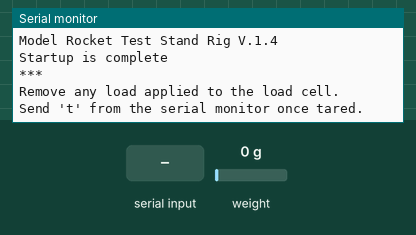
This sketch was run on a simulated ESP8266 (NodeMCU). Parts: the last lines printed to the serial monitor. Inputs (shaded band) come from the test bench; at power-on: weight on the scale 0 g. EEPROM starts erased.

Above: at 3.2 s.
3.3 s: "t90\n" received over Serial
At 4.4 s:
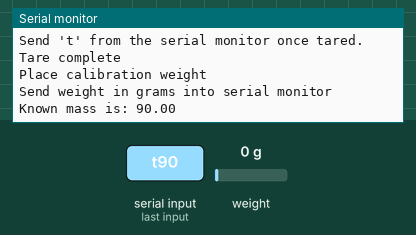
4.8 s: "y90\n" received over Serial
At 5.06 s:
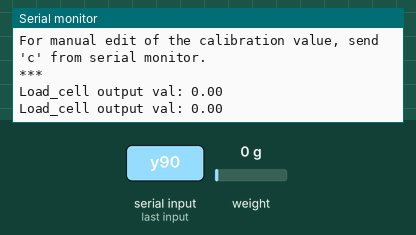
6.4 s: "c90\n" received over Serial
At 7.1 s:
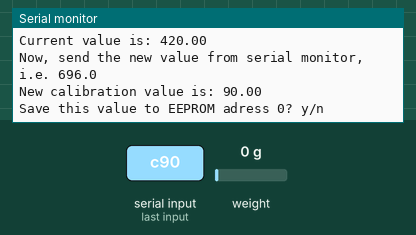
7.9 s: "y,45\n" received over Serial
At 8.11 s:
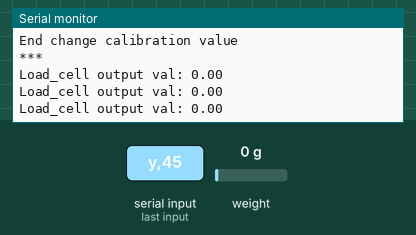
9.4 s: weight on the scale set to 100 g
At 9.41 s:
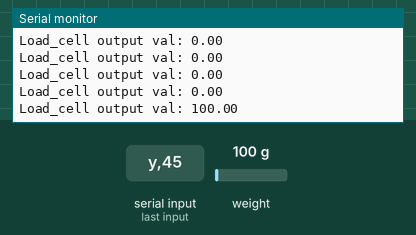
10.9 s: weight on the scale set to 1250 g
At 10.91 s:
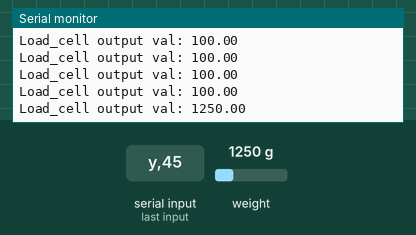
Timing chart, 0 to 13.4 s (numbered marks = the images above; inputs shaded):
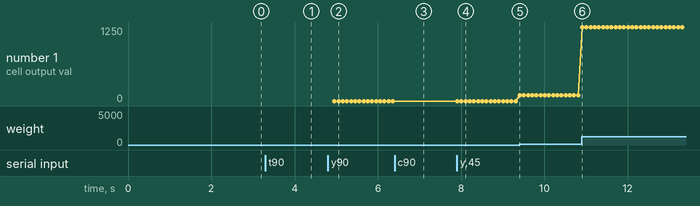

The sketch:

Calibration21.ino
```cpp
// New Mexico Rocketry Reviews: Model Rocket Motor Test Stand Code V.2.4. For reuse, please fill out the contact form at https://sites.google.com/view/rocketryreviews/home
//Make sure to subscribe to our YouTube channel at:https://www.youtube.com/channel/UC0VazqJrUQiJGd_Tedn47zA?view_as=subscriber
//If you enjoyed the guide, please consider joining our Patreon membership program at: https://www.patreon.com/rocket_reviews


#include <HX711_ADC.h>
#include <EEPROM.h>

//pins:
const int HX711_dout = 8; //mcu > HX711 dout pin
const int HX711_sck = 9; //mcu > HX711 sck pin

//HX711 constructor:
HX711_ADC LoadCell(HX711_dout, HX711_sck);

const int calVal_eepromAdress = 0;
long t;

void setup() {
  Serial.begin(57600); delay(10);
  Serial.println();
  Serial.println("Model Rocket Test Stand Rig V.1.4");

  LoadCell.begin();
  long stabilizingtime = 2000;
  boolean _tare = false;
  LoadCell.start(stabilizingtime, _tare);
  if (LoadCell.getTareTimeoutFlag() || LoadCell.getSignalTimeoutFlag()) {
    Serial.println("Timeout, check MCU>HX711 wiring and pin designations");
    while (1);
  }
  else {
    LoadCell.setCalFactor(1.0); // user set calibration value (float), initial value 1.0 may be used for this sketch
    Serial.println("Startup is complete");
  }
  while (!LoadCell.update());
  calibrate(); //start calibration procedure
}

void loop() {
  static boolean newDataReady = 0;
  const int serialPrintInterval = 0; //increase value to slow down serial print activity

  if (LoadCell.update()) newDataReady = true;

  // get smoothed value from the dataset:
  if (newDataReady) {
    if (millis() > t + serialPrintInterval) {
      float i = LoadCell.getData();
      Serial.print("Load_cell output val: ");
      Serial.println(i);
      newDataReady = 0;
      t = millis();
    }
  }

  // receive command from serial terminal
  if (Serial.available() > 0) {
    float i;
    char inByte = Serial.read();
    if (inByte == 't') LoadCell.tareNoDelay(); //tare
    else if (inByte == 'r') calibrate(); //calibrate
    else if (inByte == 'c') changeSavedCalFactor(); //edit calibration value manually
  }

  // check if last tare operation is complete
  if (LoadCell.getTareStatus() == true) {
    Serial.println("Tare complete");
  }

}

void calibrate() {
  Serial.println("***");
  Serial.println("Remove any load applied to the load cell.");
  Serial.println("Send 't' from the serial monitor once tared.");

  boolean _resume = false;
  while (_resume == false) {
    LoadCell.update();
    if (Serial.available() > 0) {
      if (Serial.available() > 0) {
        float i;
        char inByte = Serial.read();
        if (inByte == 't') LoadCell.tareNoDelay();
      }
    }
    if (LoadCell.getTareStatus() == true) {
      Serial.println("Tare complete");
      _resume = true;
    }
  }

  Serial.println("Place calibration weight");
  Serial.println("Send weight in grams into serial monitor");

  float known_mass = 0;
  _resume = false;
  while (_resume == false) {
    LoadCell.update();
    if (Serial.available() > 0) {
      known_mass = Serial.parseFloat();
      if (known_mass != 0) {
        Serial.print("Known mass is: ");
        Serial.println(known_mass);
        _resume = true;
      }
    }
  }

  LoadCell.refreshDataSet(); //refresh the dataset to be sure that the known mass is measured correct
  float newCalibrationValue = LoadCell.getNewCalibration(known_mass); //get the new calibration value

  Serial.print("New calibration value has been set to: ");
  Serial.print(newCalibrationValue);
  Serial.println(", use this as calibration value (calFactor) in your project sketch.");
  Serial.print("Save this value to EEPROM adress ");
  Serial.print(calVal_eepromAdress);
  Serial.println("? y/n");

  _resume = false;
  while (_resume == false) {
    if (Serial.available() > 0) {
      char inByte = Serial.read();
      if (inByte == 'y') {
#if defined(ESP8266)|| defined(ESP32)
        EEPROM.begin(512);
#endif
        EEPROM.put(calVal_eepromAdress, newCalibrationValue);
#if defined(ESP8266)|| defined(ESP32)
        EEPROM.commit();
#endif
        EEPROM.get(calVal_eepromAdress, newCalibrationValue);
        Serial.print("Value ");
        Serial.print(newCalibrationValue);
        Serial.print(" saved to EEPROM address: ");
        Serial.println(calVal_eepromAdress);
        _resume = true;

      }
      else if (inByte == 'n') {
        Serial.println("Value not saved to EEPROM");
        _resume = true;
      }
    }
  }

  Serial.println("End calibration");
  Serial.println("***");
  Serial.println("To re-calibrate, send 'r' from serial monitor.");
  Serial.println("For manual edit of the calibration value, send 'c' from serial monitor.");
  Serial.println("***");
}

void changeSavedCalFactor() {
  float oldCalibrationValue = LoadCell.getCalFactor();
  boolean _resume = false;
  Serial.println("***");
  Serial.print("Current value is: ");
  Serial.println(oldCalibrationValue);
  Serial.println("Now, send the new value from serial monitor, i.e. 696.0");
  float newCalibrationValue;
  while (_resume == false) {
    if (Serial.available() > 0) {
      newCalibrationValue = Serial.parseFloat();
      if (newCalibrationValue != 0) {
        Serial.print("New calibration value is: ");
        Serial.println(newCalibrationValue);
        LoadCell.setCalFactor(newCalibrationValue);
        _resume = true;
      }
    }
  }
  _resume = false;
  Serial.print("Save this value to EEPROM adress ");
  Serial.print(calVal_eepromAdress);
  Serial.println("? y/n");
  while (_resume == false) {
    if (Serial.available() > 0) {
      char inByte = Serial.read();
      if (inByte == 'y') {
#if defined(ESP8266)|| defined(ESP32)
        EEPROM.begin(512);
#endif
        EEPROM.put(calVal_eepromAdress, newCalibrationValue);
#if defined(ESP8266)|| defined(ESP32)
        EEPROM.commit();
#endif
        EEPROM.get(calVal_eepromAdress, newCalibrationValue);
        Serial.print("Value ");
        Serial.print(newCalibrationValue);
        Serial.print(" saved to EEPROM address: ");
        Serial.println(calVal_eepromAdress);
        _resume = true;
      }
      else if (inByte == 'n') {
        Serial.println("Value not saved to EEPROM");
        _resume = true;
      }
    }
  }
  Serial.println("End change calibration value");
  Serial.println("***");
}
```

Measured:
- after the input at 3.3 s, the serial monitor: prints a new line at once (image 1)
- after the input at 4.8 s, the serial monitor: prints a new line after 0.13 s (image 2)
- after the input at 6.4 s, the serial monitor: prints a new line at once (image 3)
- after the input at 7.9 s, the serial monitor: prints a new line at once (image 4)
- after the input at 9.4 s, the serial monitor: prints a new line at once (image 5)
- after the input at 10.9 s, the serial monitor: prints a new line at once (image 6)
- plotted number 1: 0 → 100 after the input at 9.4 s, 100 → 1250 after the input at 10.9 s
